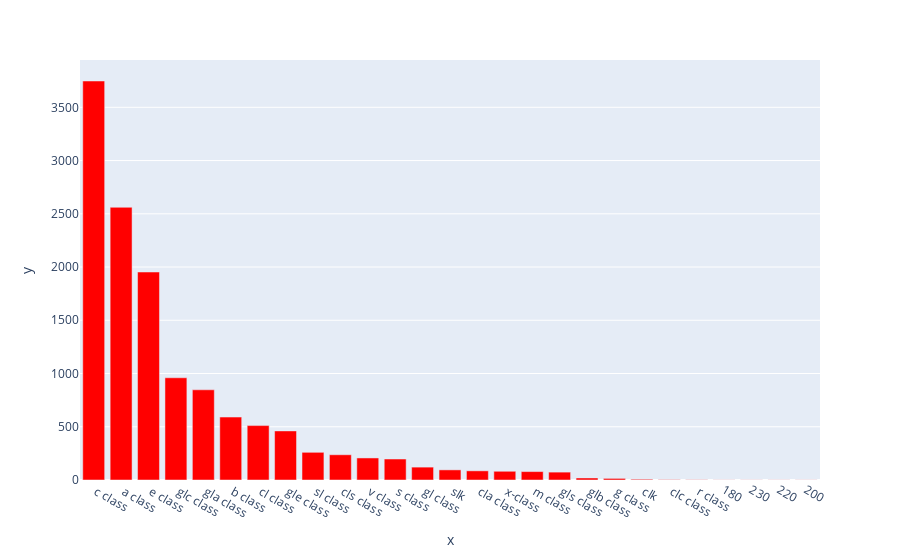

Notebook source saved alongside this figure:
### Code cell
merc_counts = df_merc['model'].value_counts()
fig = px.bar(x=merc_counts.index, y=merc_counts.values,
            color_discrete_sequence=["red"]
            )
fig.show()

### Figure 1 — Plotly figure (JSON) as saved in the notebook; plotly's stock layout.template omitted (floating-point values rounded to 4 significant figures)
{"data": [{"alignmentgroup": "True", "hovertemplate": "x=%{x}<br>y=%{y}<extra></extra>", "legendgroup": "", "marker": {"color": "red", "pattern": {"shape": ""}}, "name": "", "offsetgroup": "", "orientation": "v", "showlegend": false, "textposition": "auto", "type": "bar", "x": [" c class", " a class", " e class", " glc class", " gla class", " b class", " cl class", " gle class", " sl class", " cls class", " v class", " s class", " gl class", " slk", " cla class", " x-class", " m class", " gls class", " glb class", " g class", " clk", " clc class", " r class", "180", "230", "220", "200"], "xaxis": "x", "y": [3747, 2561, 1953, 960, 847, 591, 511, 461, 260, 237, 207, 197, 121, 95, 86, 82, 79, 74, 19, 15, 7, 3, 2, 1, 1, 1, 1], "yaxis": "y"}], "layout": {"autosize": true, "barmode": "relative", "legend": {"tracegroupgap": 0}, "margin": {"t": 60}, "xaxis": {"anchor": "y", "autorange": true, "domain": [0, 1], "range": [-0.5, 26.5], "title": {"text": "x"}, "type": "category"}, "yaxis": {"anchor": "x", "autorange": true, "domain": [0, 1], "range": [0, 3944.0], "title": {"text": "y"}, "type": "linear"}}}
